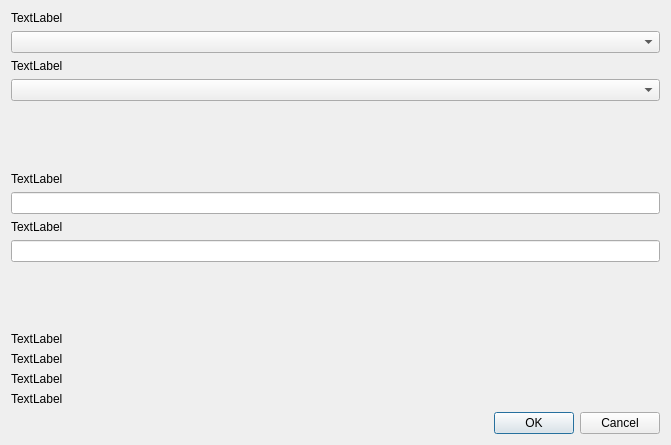
<?xml version="1.0" encoding="UTF-8"?>
<ui version="4.0">
 <class>RasterLoaderDialogBase</class>
 <widget class="QDialog" name="RasterLoaderDialogBase">
  <property name="geometry">
   <rect>
    <x>0</x>
    <y>0</y>
    <width>671</width>
    <height>445</height>
   </rect>
  </property>
  <property name="windowTitle">
   <string>LoadRasterFromShapefileInfo</string>
  </property>
  <layout class="QVBoxLayout" name="verticalLayout_2">
   <item>
    <layout class="QVBoxLayout" name="verticalLayout">
     <item>
      <widget class="QLabel" name="comboBoxLabel">
       <property name="text">
        <string>TextLabel</string>
       </property>
      </widget>
     </item>
     <item>
      <widget class="QComboBox" name="comboBox"/>
     </item>
     <item>
      <widget class="QLabel" name="comboBoxNameLabel">
       <property name="text">
        <string>TextLabel</string>
       </property>
      </widget>
     </item>
     <item>
      <widget class="QComboBox" name="comboBoxNames"/>
     </item>
     <item>
      <spacer name="verticalSpacer_2">
       <property name="orientation">
        <enum>Qt::Vertical</enum>
       </property>
       <property name="sizeHint" stdset="0">
        <size>
         <width>20</width>
         <height>40</height>
        </size>
       </property>
      </spacer>
     </item>
     <item>
      <widget class="QLabel" name="lineEditLabel">
       <property name="text">
        <string>TextLabel</string>
       </property>
      </widget>
     </item>
     <item>
      <widget class="QLineEdit" name="lineEdit"/>
     </item>
     <item>
      <widget class="QLabel" name="additionalNameLabel">
       <property name="text">
        <string>TextLabel</string>
       </property>
      </widget>
     </item>
     <item>
      <widget class="QLineEdit" name="lineEditNames"/>
     </item>
     <item>
      <spacer name="verticalSpacer">
       <property name="orientation">
        <enum>Qt::Vertical</enum>
       </property>
       <property name="sizeHint" stdset="0">
        <size>
         <width>20</width>
         <height>40</height>
        </size>
       </property>
      </spacer>
     </item>
     <item>
      <widget class="QLabel" name="descriptionLabel">
       <property name="text">
        <string>TextLabel</string>
       </property>
      </widget>
     </item>
     <item>
      <widget class="QLabel" name="exampleLabel">
       <property name="text">
        <string>TextLabel</string>
       </property>
      </widget>
     </item>
     <item>
      <widget class="QLabel" name="descriptionName">
       <property name="text">
        <string>TextLabel</string>
       </property>
      </widget>
     </item>
     <item>
      <widget class="QLabel" name="exampleName">
       <property name="text">
        <string>TextLabel</string>
       </property>
      </widget>
     </item>
    </layout>
   </item>
   <item>
    <widget class="QDialogButtonBox" name="button_box">
     <property name="orientation">
      <enum>Qt::Horizontal</enum>
     </property>
     <property name="standardButtons">
      <set>QDialogButtonBox::Cancel|QDialogButtonBox::Ok</set>
     </property>
    </widget>
   </item>
  </layout>
 </widget>
 <resources/>
 <connections>
  <connection>
   <sender>button_box</sender>
   <signal>accepted()</signal>
   <receiver>RasterLoaderDialogBase</receiver>
   <slot>accept()</slot>
   <hints>
    <hint type="sourcelabel">
     <x>20</x>
     <y>20</y>
    </hint>
    <hint type="destinationlabel">
     <x>20</x>
     <y>20</y>
    </hint>
   </hints>
  </connection>
  <connection>
   <sender>button_box</sender>
   <signal>rejected()</signal>
   <receiver>RasterLoaderDialogBase</receiver>
   <slot>reject()</slot>
   <hints>
    <hint type="sourcelabel">
     <x>20</x>
     <y>20</y>
    </hint>
    <hint type="destinationlabel">
     <x>20</x>
     <y>20</y>
    </hint>
   </hints>
  </connection>
 </connections>
</ui>
